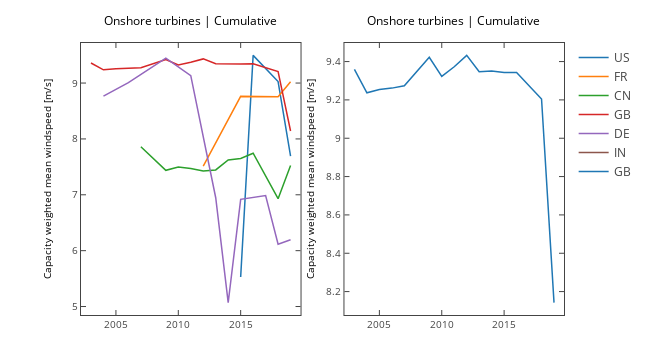

Source (notebook cell):
### Markdown cell above
### Offshore

### Code cell
df=turbines[((turbines['POWER_KW'].replace('#ND',0).astype(int)>0)&\
       (turbines['POWER_KW'].replace('#ND',0).astype(int)<1000000)&(turbines['OFFSHORE']=='yes'))]
countries=[{'GB','US','IN','CN','FR','DE'},{'GB'}]


fig, ax = plt.subplots(1,2,figsize=(9,5))
for s in range(len(countries)):
    for c in countries[s]:
        x,y,z,w=projects(ofs,c)
        ax[s].plot(x,z,label=c)

    ax[s].set_ylabel('Capacity weighted mean windspeed [m/s]')
    ax[s].set_title("Onshore turbines | Cumulative")

plotly_fig = tls.mpl_to_plotly(fig)
plotly_fig["layout"]["showlegend"] = True
plotly_fig["layout"]['hovermode']='x'
iplot(plotly_fig, filename='ofs4')

### Figure 1 — Plotly figure (JSON) as saved in the notebook; plotly's stock layout.template omitted (floating-point values rounded to 4 significant figures)
{"data": [{"line": {"color": "rgba (31, 119, 180, 1)", "dash": "solid", "width": 1.5}, "mode": "lines", "name": "US", "type": "scatter", "uid": "f7120fa8-cf2d-11e8-bbe2-b00594f12df5", "x": [2015, 2016, 2018, 2019], "xaxis": "x", "y": [5.527, 9.496, 9.027, 7.694], "yaxis": "y"}, {"line": {"color": "rgba (255, 127, 14, 1)", "dash": "solid", "width": 1.5}, "mode": "lines", "name": "FR", "type": "scatter", "uid": "f7167c68-cf2d-11e8-8b3b-b00594f12df5", "x": [2012, 2015, 2018, 2019], "xaxis": "x", "y": [7.513, 8.762, 8.754, 9.023], "yaxis": "y"}, {"line": {"color": "rgba (44, 160, 44, 1)", "dash": "solid", "width": 1.5}, "mode": "lines", "name": "CN", "type": "scatter", "uid": "f71989a2-cf2d-11e8-8d3a-b00594f12df5", "x": [2007, 2009, 2010, 2011, 2012, 2013, 2014, 2015, 2016, 2018, 2019], "xaxis": "x", "y": [7.861, 7.438, 7.495, 7.472, 7.426, 7.445, 7.624, 7.649, 7.744, 6.931, 7.524], "yaxis": "y"}, {"line": {"color": "rgba (214, 39, 40, 1)", "dash": "solid", "width": 1.5}, "mode": "lines", "name": "GB", "type": "scatter", "uid": "f71e6ba2-cf2d-11e8-b4f0-b00594f12df5", "x": [2003, 2004, 2005, 2006, 2007, 2009, 2010, 2011, 2012, 2013, 2014, 2015, 2016, 2018, 2019], "xaxis": "x", "y": [9.359, 9.237, 9.255, 9.261, 9.274, 9.423, 9.323, 9.373, 9.432, 9.347, 9.351, 9.343, 9.344, 9.205, 8.142], "yaxis": "y"}, {"line": {"color": "rgba (148, 103, 189, 1)", "dash": "solid", "width": 1.5}, "mode": "lines", "name": "DE", "type": "scatter", "uid": "f7213268-cf2d-11e8-9494-b00594f12df5", "x": [2004, 2006, 2009, 2011, 2013, 2014, 2015, 2017, 2018, 2019], "xaxis": "x", "y": [8.767, 9.007, 9.446, 9.131, 6.947, 5.07, 6.918, 6.988, 6.114, 6.195], "yaxis": "y"}, {"line": {"color": "rgba (140, 86, 75, 1)", "dash": "solid", "width": 1.5}, "mode": "lines", "name": "IN", "type": "scatter", "uid": "f7255112-cf2d-11e8-abe5-b00594f12df5", "x": [2019], "xaxis": "x", "y": [8.054], "yaxis": "y"}, {"line": {"color": "rgba (31, 119, 180, 1)", "dash": "solid", "width": 1.5}, "mode": "lines", "name": "GB", "type": "scatter", "uid": "f73370cc-cf2d-11e8-ad91-b00594f12df5", "x": [2003, 2004, 2005, 2006, 2007, 2009, 2010, 2011, 2012, 2013, 2014, 2015, 2016, 2018, 2019], "xaxis": "x2", "y": [9.359, 9.237, 9.255, 9.261, 9.274, 9.423, 9.323, 9.373, 9.432, 9.347, 9.351, 9.343, 9.344, 9.205, 8.142], "yaxis": "y2"}], "layout": {"annotations": [{"font": {"color": "#000000", "size": 12}, "showarrow": false, "text": "Onshore turbines | Cumulative", "x": 0.2269, "xanchor": "center", "xref": "paper", "y": 1.043, "yanchor": "bottom", "yref": "paper"}, {"font": {"color": "#000000", "size": 12}, "showarrow": false, "text": "Onshore turbines | Cumulative", "x": 0.7715, "xanchor": "center", "xref": "paper", "y": 1.043, "yanchor": "bottom", "yref": "paper"}], "autosize": false, "height": 360, "hovermode": "x", "margin": {"b": 45, "l": 81, "pad": 0, "r": 64, "t": 43}, "showlegend": true, "width": 648, "xaxis": {"anchor": "y", "domain": [0, 0.4545], "mirror": "ticks", "nticks": 5, "range": [2002.0, 2020.0], "showgrid": false, "showline": true, "side": "bottom", "tickfont": {"size": 10}, "ticks": "inside", "type": "linear", "zeroline": false}, "xaxis2": {"anchor": "y2", "domain": [0.5455, 1], "mirror": "ticks", "nticks": 5, "range": [2002.0, 2020.0], "showgrid": false, "showline": true, "side": "bottom", "tickfont": {"size": 10}, "ticks": "inside", "type": "linear", "zeroline": false}, "yaxis": {"anchor": "x", "domain": [0, 1], "mirror": "ticks", "nticks": 7, "range": [4.848, 9.717], "showgrid": false, "showline": true, "side": "left", "tickfont": {"size": 10}, "ticks": "inside", "title": "Capacity weighted mean windspeed [m/s]", "titlefont": {"color": "#000000", "size": 10}, "type": "linear", "zeroline": false}, "yaxis2": {"anchor": "x2", "domain": [0, 1], "mirror": "ticks", "nticks": 9, "range": [8.078, 9.497], "showgrid": false, "showline": true, "side": "left", "tickfont": {"size": 10}, "ticks": "inside", "title": "Capacity weighted mean windspeed [m/s]", "titlefont": {"color": "#000000", "size": 10}, "type": "linear", "zeroline": false}}}
